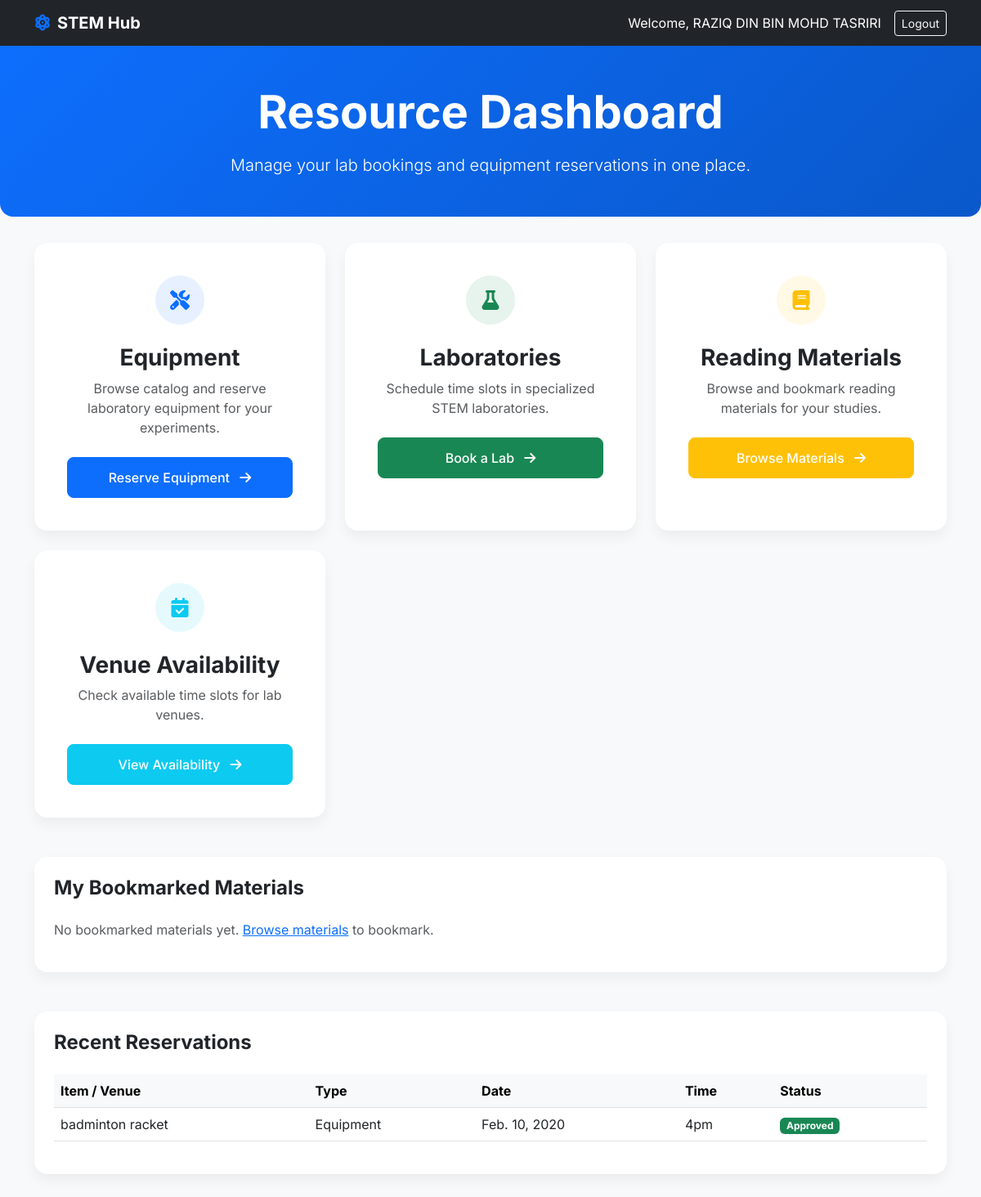
The app's page /dashboard/ (signed in), older data.
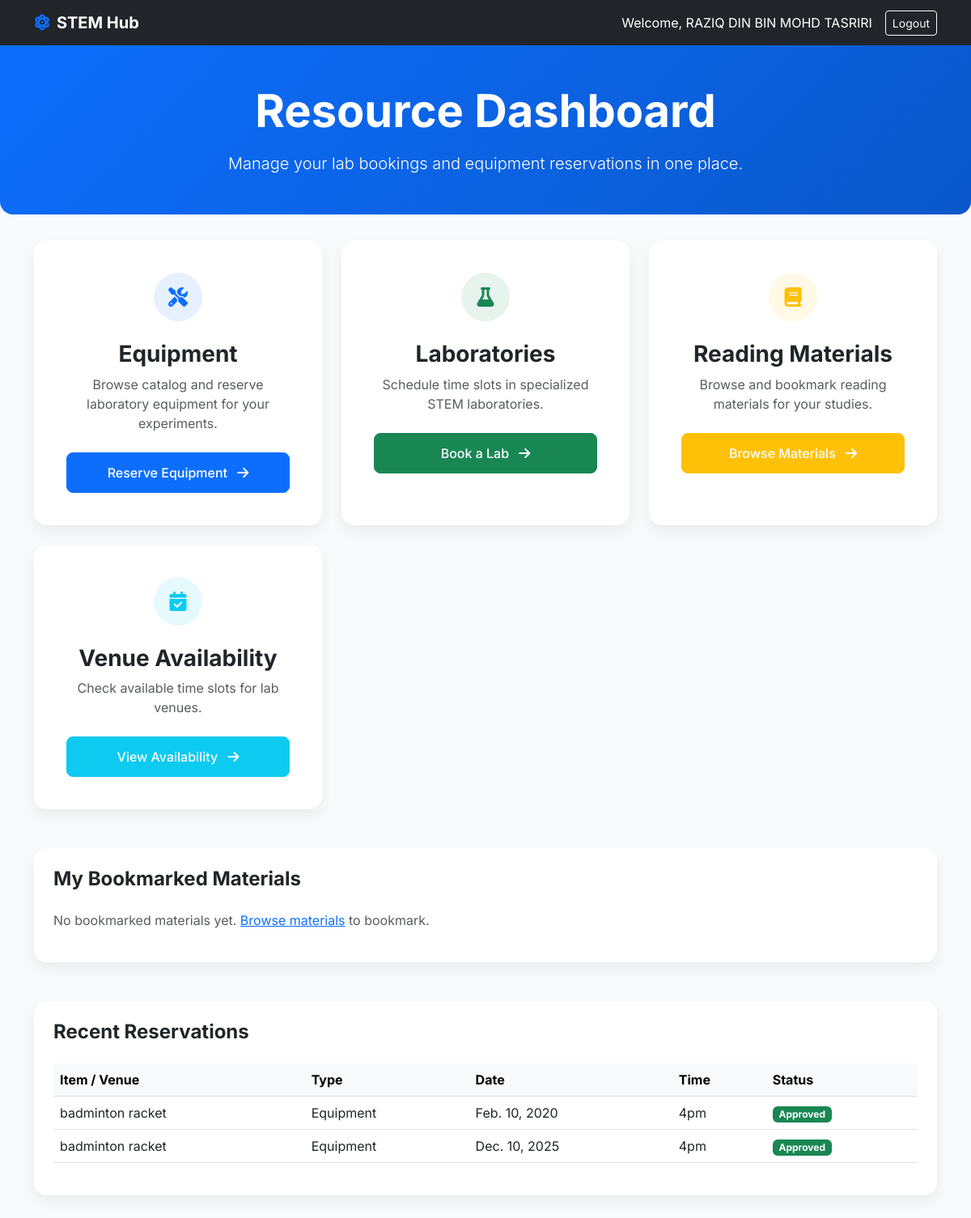
The same page, newer data.
### items/models.py (models this page shows)
class RequestItem(models.Model):
      request_id = models.AutoField(primary_key=True)
      user_id = models.ForeignKey(User , on_delete=models.CASCADE)
      item_name = models.CharField(max_length=100)
      item_amount = models.IntegerField()
      time_requested = models.TextField(null=True, blank=True)
      request_date = models.DateField()
      status = models.CharField(max_length=20, default='Pending')
      admin_id = models.ForeignKey(Admin , on_delete=models.CASCADE , default=1)
      return_date = models.DateField(null=True, blank=True)
      actual_return_date = models.DateField(null=True, blank=True)

### items/views.py (the view)
# urls.py: path('dashboard/', dashboard_home, name='dashboard_home'),
def dashboard_home(request):
    user_id = request.session.get('user_id')
    requestitem = RequestItem.objects.filter(user_id=user_id)
    requestvenue = RequestVenue.objects.filter(user_id=user_id)
    user_bookmarks = Bookmark.objects.filter(user_id=user_id).select_related('material_id')
    materials = Material.objects.all()
    user_fines = Fine.objects.filter(user_id=user_id, status='Unpaid')
    user_total_fines = sum([fine.fine_amount for fine in user_fines])
    if not user_id:
        return redirect('user_login')
    user = User.objects.get(user_id=user_id)
    return render(request , 'dashboard_home.html', {
        'user': user,
        'requestitem': requestitem,
        'requestvenue': requestvenue,
        'user_bookmarks': user_bookmarks,
        'materials': materials,
    })

### items/templates/dashboard_home.html (shortened to what the changed rows need)
<!DOCTYPE html>
<html lang="en">
<head>
    <link href="https://cdn.jsdelivr.net/npm/bootstrap@5.3.0/dist/css/bootstrap.min.css" rel="stylesheet">
    <link rel="stylesheet" href="https://cdnjs.cloudflare.com/ajax/libs/font-awesome/6.4.0/css/all.min.css">
</head>
<body>
    <div class="hero-section">
        <div class="container text-center">
            <h1 class="display-4 fw-bold mb-3">Resource Dashboard</h1>
        </div>
    </div>
    <div class="container pb-5">
        <div class="row mt-5">
            <div class="col-12">
                <div class="card p-4">
                    <div class="table-responsive">
                        <table class="table table-hover align-middle">
                            <thead class="table-light">
                                <tr>
                                    <th>Item / Venue</th>
                                    <th>Type</th>
                                    <th>Date</th>
                                    <th>Time</th>
                                    <th>Status</th>
                                </tr>
                            </thead>
                            <tbody>
                                {% for request_item in requestitem %}
                                <tr>
                                    <td>{{ request_item.item_name }}</td>
                                    <td>Equipment</td>
                                    <td>{{ request_item.request_date }}</td>
                                    <td>{{ request_item.time_requested }}</td>
                                    <td>
                                        <span class="badge
                                            {% if request_item.status == 'Approved' %}bg-success text-white{% endif %}
                                        ">{{ request_item.status }}</span>
                                    </td>
                                </tr>
                                {% endfor %}
                            </tbody>
                        </table>
                    </div>
                </div>
            </div>
        </div>
    </div>
</body>
</html>

Row changes from the older to the newer data that the page shows:
added RequestItem: item_name "badminton racket", request_date "Dec. 10, 2025", time_requested "4pm", status "Approved"
